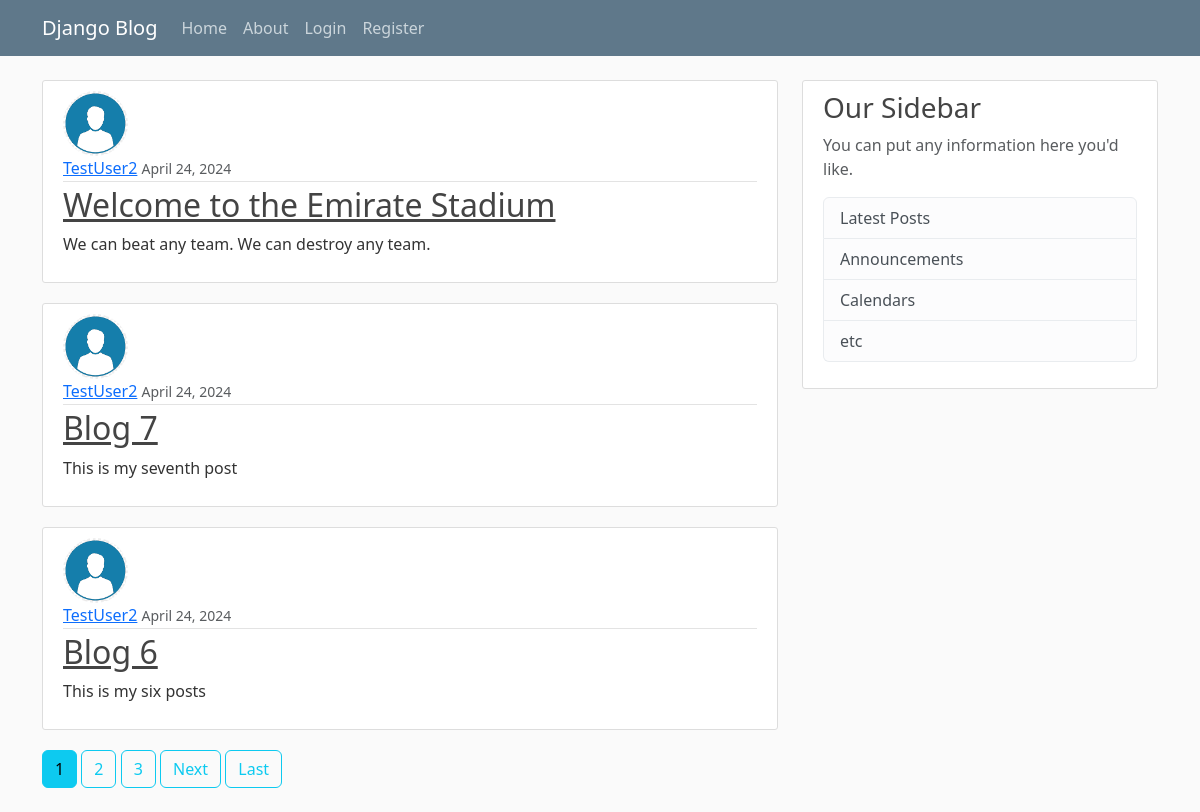
The page / on the database its author committed.
### blog/models.py (models this page shows, shortened)
class Post(models.Model):
    title = models.CharField(max_length=100)
    content = models.TextField()
    date_posted = models.DateTimeField(default=timezone.now)
    author = models.ForeignKey(User, on_delete=models.CASCADE)

### users/models.py (models this page shows, shortened)
class Profile(models.Model):
    user = models.OneToOneField(User, on_delete=models.CASCADE)
    image = models.ImageField(default='default.jpg', upload_to='profile_pics')

### blog/views.py (the view)
# urls.py: path('', PostListView.as_view(), name='blog-home'),
class PostListView(ListView):
    model = Post
    template_name = 'blog/home.html' # <app> / <model>_<viewtype>.html
    context_object_name = 'posts'
    ordering = ['-date_posted']
    paginate_by = 3

### blog/templates/blog/home.html (shortened to what this page needs)
{% extends "blog/base.html" %}
{% block content %}
    {% for post in posts %}
        <article class="media content-section">
            <img class="rounded-circle article-img" src="{{ post.author.profile.image.url }}">
            <div class="media-body">
            <div class="article-metadata">
                <a class="mr-2" href="{% url "user-posts" post.author.username %}">{{ post.author }}</a>
                <small class="text-muted">{{ post.date_posted | date:"F d, Y" }}</small>
            </div>
                <h2><a class="article-title" href="{% url "post-detail" post.id %}">{{ post.title }}</a></h2>
                <p class="article-content">{{ post.content }}</p>
            </div>
        </article>
    {% endfor %}
    {% if is_paginated %}
        {% for num in page_obj.paginator.page_range %}
            {% if page_obj.number == num %}
                <a class="btn btn-info mb-4" href="?page={{num}}">{{num}}</a>
            {% elif num > page_obj.number|add:'-3' and num < page_obj.number|add:'3' %}
                <a class="btn btn-outline-info mb-4" href="?page={{num}}">{{num}}</a>
            {% endif %}
        {% endfor %}
        {% if page_obj.has_next %}
            <a class="btn btn-outline-info mb-4" href="?page={{ page_obj.next_page_number }}">Next</a>
            <a class="btn btn-outline-info mb-4" href="?page={{ page_obj.paginator.num_pages }}">Last</a>
        {% endif %}
    {% endif %}
{% endblock content %}

### blog/templates/blog/base.html (shortened to what this page needs)
{% load static %}
<!DOCTYPE html>
<html>
    <head>
        <link href="https://cdn.jsdelivr.net/npm/bootstrap@5.3.3/dist/css/bootstrap.min.css" rel="stylesheet">
        <link href="https://cdn.jsdelivr.net/npm/bootstrap@5.3.3/dist/css/bootstrap.min.css" rel="stylesheet">
        <link rel="stylesheet" type="text/css" href="{% static 'blog/main.css' %}">
    </head>
    <body>
        <header class="site-header">
            <nav class="navbar navbar-expand-md navbar-dark bg-steel fixed-top">
              <div class="container">
                <a class="navbar-brand mr-4" href="{% url 'blog-home' %}">Django Blog</a>
                <div class="collapse navbar-collapse" id="navbarToggle">
                  <div class="navbar-nav mr-auto">
                    <a class="nav-item nav-link" href="{% url 'blog-home' %}">Home</a>
                    <a class="nav-item nav-link" href="{% url 'blog-about' %}">About</a>
                  </div>
                  <div class="navbar-nav">
                    {% if user.is_authenticated %}
                      <a class="nav-item nav-link" href="{% url "post-create" %}">New Post</a>
                      <a class="nav-item nav-link" href="{% url "profile" %}">Profile</a>
                      <a class="nav-item nav-link" href="{% url "logout" %}">Logout</a>
                    {% else %}
                      <a class="nav-item nav-link" href="{% url "login" %}">Login</a>
                      <a class="nav-item nav-link" href="{% url "register" %}">Register</a>
                    {% endif %}
                  </div>
                </div>
              </div>
            </nav>
          </header>
          <main role="main" class="container">
            <div class="row">
              <div class="col-md-8">
                {% block content %}{% endblock %}
              </div>
              <div class="col-md-4">
                <div class="content-section">
                  <h3>Our Sidebar</h3>
                  <p class='text-muted'>You can put any information here you'd like.
                    <ul class="list-group">
                      <li class="list-group-item list-group-item-light">Latest Posts</li>
                      <li class="list-group-item list-group-item-light">Announcements</li>
                      <li class="list-group-item list-group-item-light">Calendars</li>
                      <li class="list-group-item list-group-item-light">etc</li>
                    </ul>
                  </p>
                </div>
              </div>
            </div>
          </main>
    </body>
</html>

### blog/static/blog/main.css (style rules this page uses)
body { background: #fafafa; color: #333333; margin-top: 5rem; }
h1, h2, h3, h4, h5, h6 { color: #444444; }
ul { margin: 0; }
.bg-steel { background-color: #5f788a; }
.site-header .navbar-nav .nav-link { color: #cbd5db; }
.content-section { background: #ffffff; padding: 10px 20px; border: 1px solid #dddddd; border-radius: 3px; margin-bottom: 20px; }
.article-title { color: #444444; }
.article-content { white-space: pre-line; }
.article-img { height: 65px; width: 65px; margin-right: 16px; }
.article-metadata { padding-bottom: 1px; margin-bottom: 4px; border-bottom: 1px solid #e3e3e3 }

### rows shown on the page
Post: author.profile.image (picture), author "TestUser2", date_posted "April 24, 2024", title "Welcome to the Emirate Stadium", content "We can beat any team. We can destroy any team."
Post: author.profile.image (picture), author "TestUser2", date_posted "April 24, 2024", title "Blog 7", content "This is my seventh post"
Post: author.profile.image (picture), author "TestUser2", date_posted "April 24, 2024", title "Blog 6", content "This is my six posts"

### other values the page prints
{{ num }} "1"
{{ num }} "2" "3"
